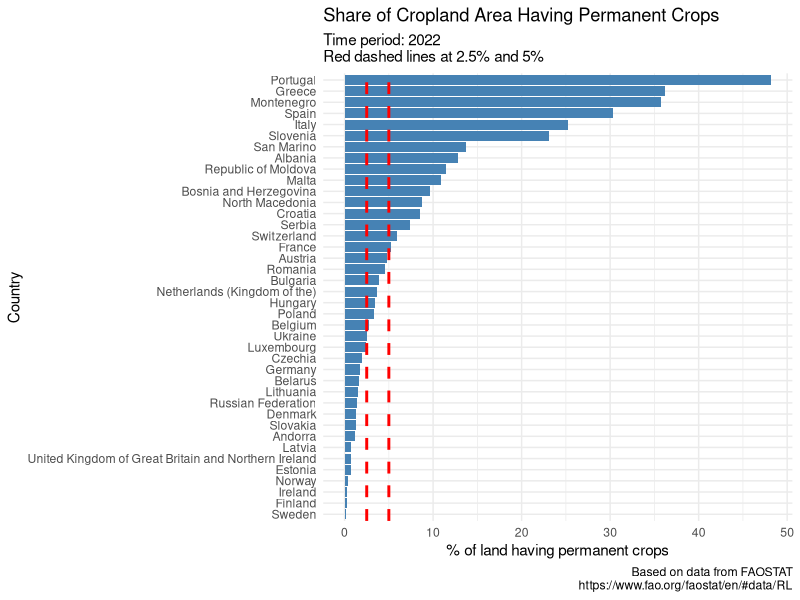

Write the R code that produced this figure.
# Import necessary libraries
library(tidyverse)

# Set working directory
setwd("C:/Users/nicolaj.petersen/OneDrive - Agreena/Skrivebord/R_scripts/work/cqa-pesticide-values/data")
list.files(getwd())

# --------------------------------------------
# Calculate Share of Land Being Permanent Crops
# --------------------------------------------

# Read land area data for arable and permanent crops
df_area <- read.csv("FAOSTAT_land_area_arable_permanent.csv")

# Filter data for the year 2022
df_area <- df_area %>% 
  filter(Year == 2022)

# Calculate the share (%) of permanent crops for each country
df_share_area <- df_area %>% 
  group_by(Area) %>% 
  mutate(share_permanent_crops = Value / sum(Value) * 100) %>% 
  filter(Item == 'Permanent crops')

# Create a bar chart showing the share of permanent crops
ggplot(df_share_area, aes(x = reorder(Area, share_permanent_crops), y = share_permanent_crops)) +
  geom_bar(stat = "identity", fill = "steelblue") +
  geom_hline(yintercept = c(2.5, 5), linetype = "dashed", color = "red", size = 1) +
  coord_flip() +
  labs(
    title = 'Share of Cropland Area Having Permanent Crops',
    subtitle = 'Time period: 2022 \nRed dashed lines at 2.5% and 5%',
    caption = 'Based on data from FAOSTAT\nhttps://www.fao.org/faostat/en/#data/RL',
    x = 'Country',
    y = '% of land having permanent crops'
  ) +
  theme_minimal()

# Note: Assuming higher amount on cropland compared to permanent cropland, we might underestimate a bit.

# ----------------------------------------------------------
# Calculate Mean Application of Pesticides for Countries in 2022
# ----------------------------------------------------------

# Read pesticide usage data
df_pesticides <- read.csv("FAOSTAT_pesticides.csv")

# Filter data and reshape to wide format
df_pest_share <- df_pesticides %>%
  filter(Element != "Use per area of cropland", Year == 2022) %>% 
  select(Area, Item, Value) %>% 
  pivot_wider(names_from = Item, values_from = Value) %>%  
  select(Area, Insecticides, Herbicides, `Fungicides and Bactericides`)

# Read arable land data
df_area_arable <- read.csv("land_arable.csv") %>%
  filter(Year == 2022)

# Calculate total area of temporary crops and temporary fallow (in hectares)
df_temp_crop_fallow <- df_area_arable %>% 
  select(Area, Item, Value) %>% 
  filter(Item %in% c("Temporary crops", "Temporary fallow")) %>%
  group_by(Area) %>% 
  summarise(temporary_crop_and_fallow_hectares = sum(Value) * 1000)  # Convert to hectares

# Get arable land area (in hectares)
df_arable_land <- df_area %>% 
  filter(Item == "Arable land") %>%
  select(Area, arable_land_value = Value)

# Rename columns in df_share_area for clarity
df_share_area <- df_share_area %>% 
  select(Area, permanent_crop_value = Value, share_permanent_crops)

# Merge data frames and calculate pesticide application rates
df_calc <- df_temp_crop_fallow %>% 
  inner_join(df_pest_share, by = "Area") %>% 
  inner_join(df_share_area, by = "Area") %>% 
  inner_join(df_arable_land, by = "Area") %>% 
  mutate(
    # Convert pesticide usage from tonnes to kilograms
    kg_Insecticides = Insecticides * 1000,
    kg_Herbicides = Herbicides * 1000,
    kg_Fungicides = `Fungicides and Bactericides` * 1000,
    # Calculate pesticide application rates (kg per hectare)
    kg_ha_insecticide = kg_Insecticides / temporary_crop_and_fallow_hectares,
    kg_ha_herbicide = kg_Herbicides / temporary_crop_and_fallow_hectares,
    kg_ha_fungicide = kg_Fungicides / temporary_crop_and_fallow_hectares,
    kg_ha_pesticide = kg_ha_insecticide + kg_ha_herbicide + kg_ha_fungicide,
    # Calculate total arable and permanent crop areas in hectares
    arable_ha = arable_land_value * 1000,
    permanent_ha = permanent_crop_value * 1000,
    # Calculate the share of meadows and pastures
    meadows_and_pastures_share = (1 - temporary_crop_and_fallow_hectares / arable_ha) * 100
  ) 
  # Filter countries with less than 5% permanent crops and less than 10% meadows and pastures
write.csv(df_calc, file = 'countries pesticides FAO calculation.csv')
# The final dataset 'df_calc' now contains the calculated pesticide application rates and land areas.
